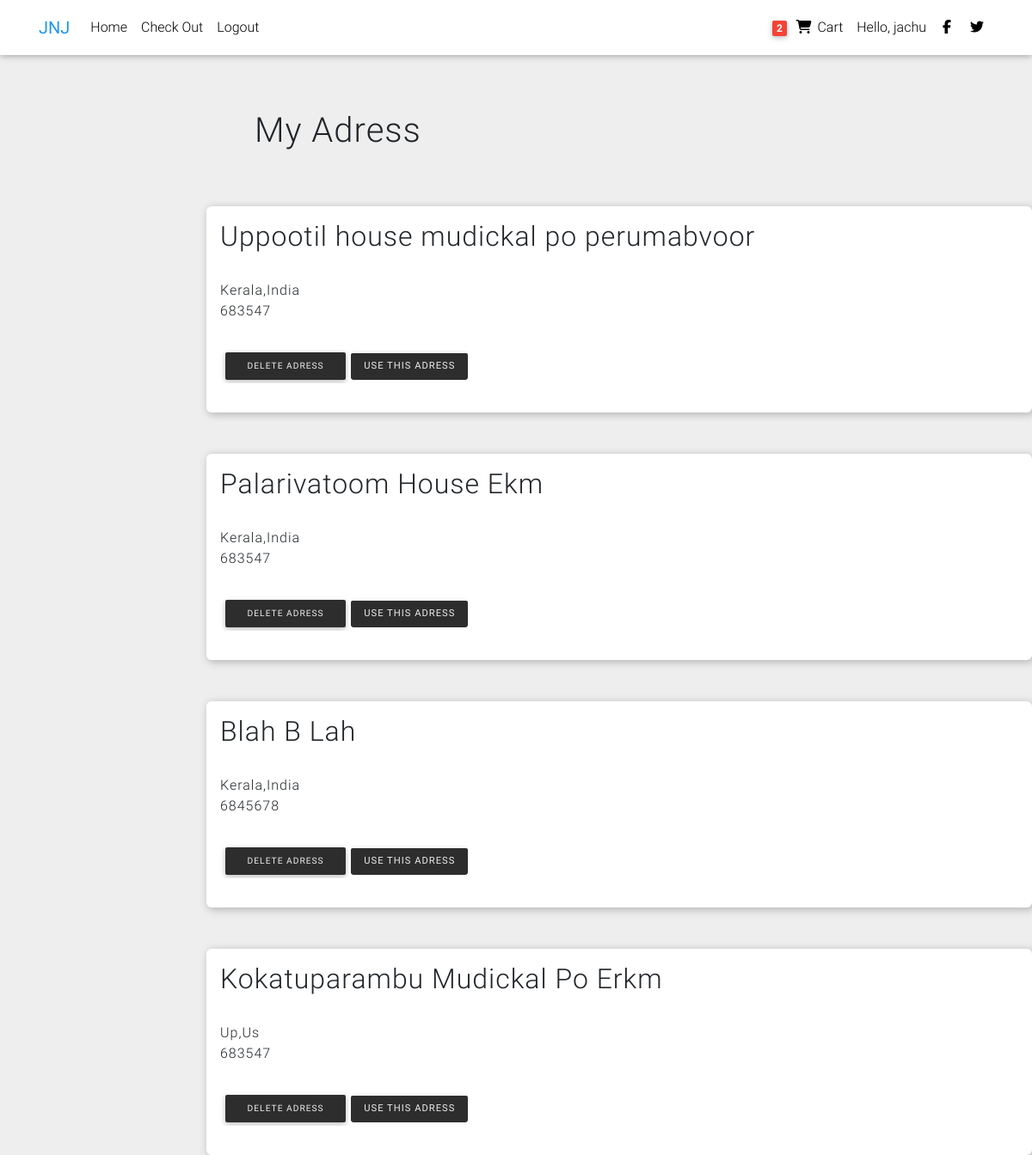
Page /adress/ (signed in) on the committed database.
### core/models.py (models this page shows, shortened)
class Profile(models.Model):
    user = models.ForeignKey(User, on_delete=models.CASCADE)
    add = models.TextField(blank=True,null=True)
    cont = models.CharField(max_length=50,blank=True,null=True)
    state = models.CharField(max_length=50,blank=True,null=True)
    zip_code = models.IntegerField(blank=True,null=True)
    def get_unique_id(self):
            return reverse('core:adress_used', kwargs={'slug': self.pk})

### core/views.py (the view)
# urls.py: path('adress/', adress, name='adress'),
def adress(request):
    user = request.user
    usr_id = user.id
    adresses = Profile.objects.filter(user_id=usr_id)
    count = OrderItem.objects.filter(user_id=usr_id).count()
    if request.method == 'POST':
        if 'dlt' in request.POST:
            adrs_id = request.POST['delete_adrs']
            dlt_adrs = Profile.objects.filter(pk=adrs_id)
            dlt_adrs.delete()
            return render(request, 'adress.html',{'adresses':adresses,'user':user,'count':count})
    else:
        return render(request, 'adress.html',{'adresses':adresses,'user':user,'count':count})

### templates/adress.html (shortened to what this page needs)
{% extends 'base.html'%}
{% block content%}
<!DOCTYPE html>
<html lang="en">
<head>
</head>
<body>
  <nav class="navbar fixed-top navbar-expand-lg navbar-light white scrolling-navbar">
    <div class="container">
      <a class="navbar-brand waves-effect" href="http://127.0.0.1:8000/" target="_blank">
        <strong class="blue-text">JNJ</strong>
      </a>
      <div class="collapse navbar-collapse" id="navbarSupportedContent">
        <ul class="navbar-nav mr-auto">
          <li class="nav-item">
            <a class="nav-link waves-effect" href="/">Home
            </a>
          </li>
          <li class="nav-item">
            <a class="nav-link waves-effect" href="http://127.0.0.1:8000/chck_out/">Check Out</a>
          </li>
          {% if user.is_authenticated %}
          <li class="nav-item">
            <a class="nav-link waves-effect" href="{% url 'account_logout' %}"
              >Logout</a>
          </li>
          {% else %}
            <li class="nav-item">
              <a class="nav-link waves-effect" href="{% url 'account_login' %}"
                >Login</a>
            </li>
          {% endif %}
        </ul>
        <ul class="navbar-nav nav-flex-icons">
          <li class="nav-item">
            <a class="nav-link waves-effect" href="http://127.0.0.1:8000/cart/">
              <span class="badge red z-depth-1 mr-1">{{ count }}</span>
              <i class="fas fa-shopping-cart"></i>
              <span class="clearfix d-none d-sm-inline-block"> Cart </span>
            </a>
          </li>
          {% if user.is_authenticated %}
      <li class="nav-item">
        <a class="nav-link waves-effect" style="text-decoration: none;" href="http://127.0.0.1:8000/profile/">
          <span class="clearfix d-none d-sm-inline-block"> Hello, {{user.username }}</span>
        </a>
      </li>
      {% endif %}
          <li class="nav-item">
            <a href="https://www.facebook.com/mdbootstrap" class="nav-link waves-effect" target="_blank">
              <i class="fab fa-facebook-f"></i>
            </a>
          </li>
          <li class="nav-item">
            <a href="https://twitter.com/MDBootstrap" class="nav-link waves-effect" target="_blank">
              <i class="fab fa-twitter"></i>
            </a>
          </li>
        </ul>
      </div>
    </div>
</nav>
    <div class="main">
      <div class="adress-show">
        <div class="adres-card-bdy">
          <div class="heading">
            <h1>My Adress</h1>
          </div>
          {% for adress in adresses %}
          <div class="mt-5">
            <div class="adres-card">
              <h2>{{adress.add}}</h2>
              <div class="dtls">
                <p>{{adress.state}},{{adress.cont}}<br>{{adress.zip_code}}</p>
              </div>
              <div class="butons">
                <span class="waves-input-wrapper waves-effect waves-light">
                  <a href="{{adress.get_unique_id}}">Use this adress</a>
                </span>
                <form class="form-adrs" method="POST">
                  <input class="btn btn-sm my-1" type="submit" value="Delete Adress" name="dlt">
                </form>
              </div>
            </div>
          </div>
          {% endfor %}
        </div>
      </div>
    </div>
</body>
</html>
{% endblock content %}

### static/css/adress.css (style rules this page uses)
html,body,.main { background-color: #eee; height: 100%; width: 100%; }
.adress-show { height: 100%; width: 100%; float: left; }
.adres-card-bdy { margin:0 auto; padding-top: 4em; width: 60%; height: 100%; }
.adres-card { margin:0 auto; width: 60em; height: 15em; border-radius: 6px; background-color: white; box-shadow: 2px 2px 8px 1px #b9b9b9; padding: 1em; letter-spacing: 1px; }
.adres-card input { letter-spacing: 1px; background-color: #2d2d2d; color: #eee; }
.adres-card a { text-align: center; background-color: #2d2d2d; text-decoration: none; color: #eee; font-size: .7em; border-radius: .126rem; margin-top: .4em; text-transform: uppercase; font-weight: 400; border-width: .82em; float: left; padding: 7.4px 15px; box-shadow: 0 2px 5px 0 rgba(0,0,0,.16), 0 2px 10px 0 rgba(0,0,0,.12); }
.form-adrs { float: left; }
.butons { margin-top: 2em; }
.dtls { margin-top: 2em; }
.heading { margin-top: 4em; margin-bottom: 4em; letter-spacing: 1px; color: #212529; padding-left: 3.5em; }

### rows in the picture
Profile: add "Uppootil house mudickal po perumabvoor", state "Kerala", cont "India", zip_code "683547"
Profile: add "Palarivatoom House Ekm", state "Kerala", cont "India", zip_code "683547"
Profile: add "Blah B Lah", state "Kerala", cont "India", zip_code "6845678"
Profile: add "Kokatuparambu Mudickal Po Erkm", state "Up", cont "Us", zip_code "683547"

### other values in the picture
{{ count }} "2"
{{ user.username }} "jachu"
